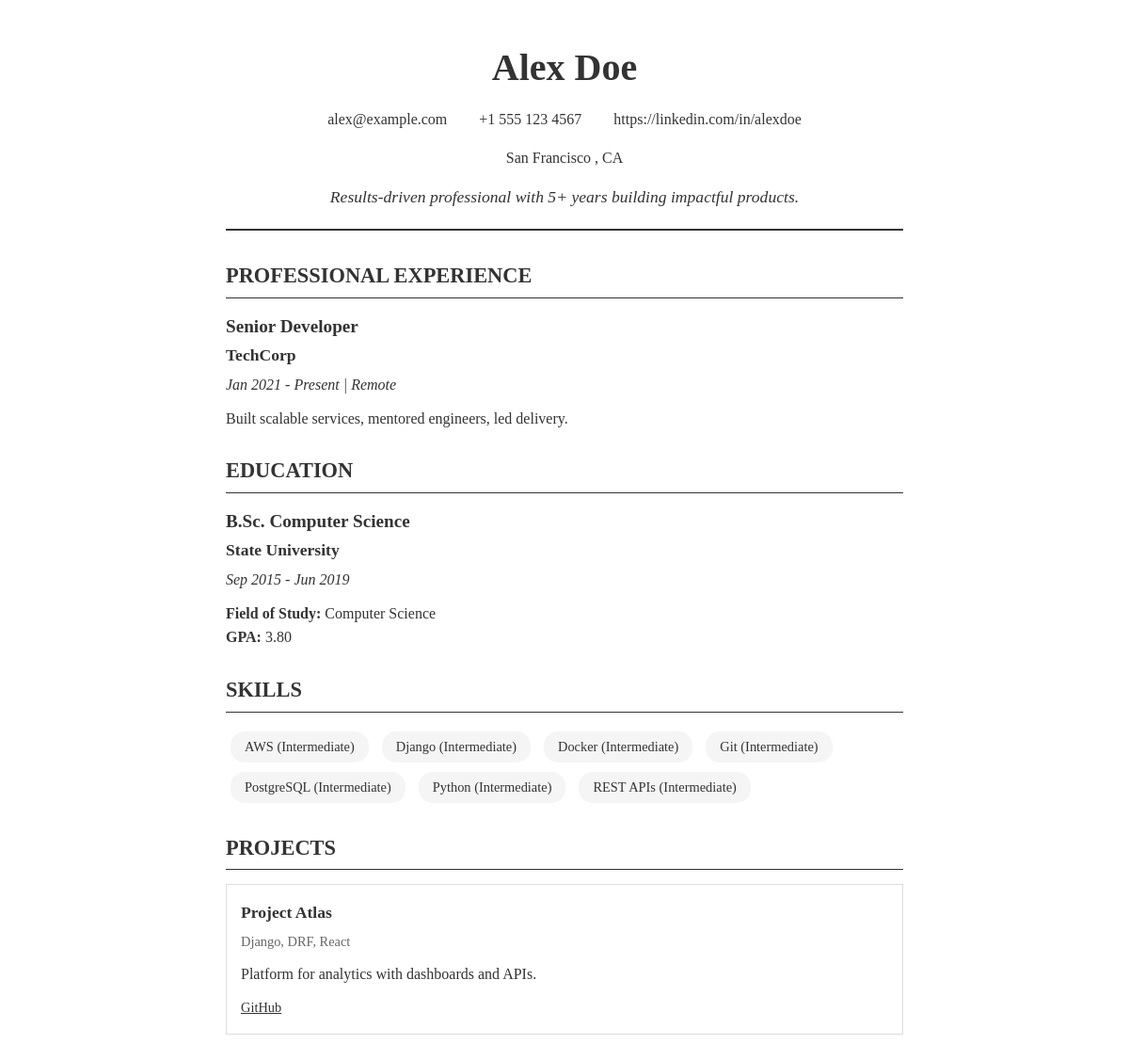
/view/6/ (signed in), run on the app's committed database.
### main/models.py (models this page shows, shortened)
class PersonalInfo(models.Model):
    resume = models.OneToOneField(Resume, on_delete=models.CASCADE, related_name='personal_info')
    first_name = models.CharField(max_length=100)
    last_name = models.CharField(max_length=100)
    email = models.EmailField()
    photo_url = models.URLField(blank=True)
    phone = models.CharField(max_length=20, blank=True)
    address = models.TextField(blank=True)
    city = models.CharField(max_length=100, blank=True)
    state = models.CharField(max_length=100, blank=True)
    zip_code = models.CharField(max_length=20, blank=True)
    country = models.CharField(max_length=100, blank=True)
    linkedin = models.URLField(blank=True)
    website = models.URLField(blank=True)
    summary = models.TextField(blank=True)

class Experience(models.Model):
    resume = models.ForeignKey(Resume, on_delete=models.CASCADE, related_name='experiences')
    company = models.CharField(max_length=200)
    position = models.CharField(max_length=200)
    location = models.CharField(max_length=200, blank=True)
    start_date = models.DateField()
    end_date = models.DateField(null=True, blank=True)
    current = models.BooleanField(default=False)
    description = models.TextField()
    class Meta:
        ordering = ['-start_date']

class Education(models.Model):
    resume = models.ForeignKey(Resume, on_delete=models.CASCADE, related_name='education')
    institution = models.CharField(max_length=200)
    degree = models.CharField(max_length=200)
    field_of_study = models.CharField(max_length=200, blank=True)
    location = models.CharField(max_length=200, blank=True)
    start_date = models.DateField()
    end_date = models.DateField(null=True, blank=True)
    current = models.BooleanField(default=False)
    gpa = models.DecimalField(max_digits=3, decimal_places=2, null=True, blank=True)
    description = models.TextField(blank=True)
    class Meta:
        ordering = ['-start_date']

class Skill(models.Model):
    SKILL_LEVEL_CHOICES = [
        ('beginner', 'Beginner'),
        ('intermediate', 'Intermediate'),
        ('advanced', 'Advanced'),
        ('expert', 'Expert'),
    ]
    resume = models.ForeignKey(Resume, on_delete=models.CASCADE, related_name='skills')
    name = models.CharField(max_length=100)
    level = models.CharField(max_length=20, choices=SKILL_LEVEL_CHOICES, default='intermediate')
    class Meta:
        ordering = ['name']

class Project(models.Model):
    resume = models.ForeignKey(Resume, on_delete=models.CASCADE, related_name='projects')
    title = models.CharField(max_length=200)
    description = models.TextField()
    technologies = models.CharField(max_length=200, blank=True)
    url = models.URLField(blank=True)
    github_url = models.URLField(blank=True)
    start_date = models.DateField(null=True, blank=True)
    end_date = models.DateField(null=True, blank=True)
    class Meta:
        ordering = ['-start_date']

### main/views.py (the view)
# urls.py: path('view/<int:resume_id>/', views.view_resume, name='view_resume'),
@login_required
def view_resume(request, resume_id):
    resume = get_object_or_404(Resume, id=resume_id, user=request.user)
    context = {
        'resume': resume,
        'personal_info': getattr(resume, 'personal_info', None),
        'experiences': resume.experiences.all(),
        'education': resume.education.all(),
        'skills': resume.skills.all(),
        'projects': resume.projects.all(),
        'title': resume.title
    }
    template_name = f'main/resume_templates/{resume.template}.html'
    if resume.template == 'custom' or resume.use_custom_theme:
        template_name = 'main/resume_templates/custom.html'
    try:
        return render(request, template_name, context)
    except TemplateDoesNotExist:
        return render(request, 'main/resume_templates/modern.html', context)

### templates/main/resume_templates/classic.html (shortened to what this page needs)
<!DOCTYPE html>
<html lang="en">
<head>
</head>
<body>
    <div class="resume-container">
        <div class="header">
            <div class="name">{{ personal_info.first_name }} {{ personal_info.last_name }}</div>
            <div class="contact-info">
                {% if personal_info.email %}
                <span class="contact-item">{{ personal_info.email }}</span>
                {% endif %}
                {% if personal_info.phone %}
                <span class="contact-item">{{ personal_info.phone }}</span>
                {% endif %}
                {% if personal_info.linkedin %}
                <span class="contact-item">{{ personal_info.linkedin }}</span>
                {% endif %}
            </div>
            {% if personal_info.address or personal_info.city or personal_info.state %}
            <div class="contact-info">
                {% if personal_info.city or personal_info.state %}
                <span class="contact-item">
                    {% if personal_info.city %}{{ personal_info.city }}{% endif %}
                    {% if personal_info.city and personal_info.state %}, {% endif %}
                    {% if personal_info.state %}{{ personal_info.state }}{% endif %}
                </span>
                {% endif %}
            </div>
            {% endif %}
            {% if personal_info.summary %}
            <div class="summary">{{ personal_info.summary }}</div>
            {% endif %}
        </div>
        {% if experiences %}
        <div class="section">
            <div class="section-title">Professional Experience</div>
            {% for experience in experiences %}
            <div class="experience-item">
                <div class="job-title">{{ experience.position }}</div>
                <div class="company">{{ experience.company }}</div>
                <div class="dates">
                    {{ experience.start_date|date:"M Y" }} -
                    {% if experience.current %}Present{% else %}{{ experience.end_date|date:"M Y" }}{% endif %}
                    {% if experience.location %} | {{ experience.location }}{% endif %}
                </div>
                <div class="description">{{ experience.description }}</div>
            </div>
            {% endfor %}
        </div>
        {% endif %}
        {% if education %}
        <div class="section">
            <div class="section-title">Education</div>
            {% for edu in education %}
            <div class="education-item">
                <div class="degree">{{ edu.degree }}</div>
                <div class="institution">{{ edu.institution }}</div>
                <div class="dates">
                    {{ edu.start_date|date:"M Y" }} -
                    {% if edu.current %}Present{% else %}{{ edu.end_date|date:"M Y" }}{% endif %}
                </div>
                {% if edu.field_of_study or edu.gpa or edu.description %}
                <div class="description">
                    {% if edu.field_of_study %}<strong>Field of Study:</strong> {{ edu.field_of_study }}<br>{% endif %}
                    {% if edu.gpa %}<strong>GPA:</strong> {{ edu.gpa }}<br>{% endif %}
                </div>
                {% endif %}
            </div>
            {% endfor %}
        </div>
        {% endif %}
        {% if skills %}
        <div class="section">
            <div class="section-title">Skills</div>
            <ul class="skills-list">
                {% for skill in skills %}
                <li>{{ skill.name }} ({{ skill.get_level_display }})</li>
                {% endfor %}
            </ul>
        </div>
        {% endif %}
        {% if projects %}
        <div class="section">
            <div class="section-title">Projects</div>
            {% for project in projects %}
            <div class="project-item">
                <div class="project-title">{{ project.title }}</div>
                {% if project.technologies %}
                <div class="project-tech">{{ project.technologies }}</div>
                {% endif %}
                <div class="description">{{ project.description }}</div>
                {% if project.url or project.github_url %}
                <div class="project-links">
                    {% if project.github_url %}<a href="{{ project.github_url }}" target="_blank">GitHub</a>{% endif %}
                </div>
                {% endif %}
            </div>
            {% endfor %}
        </div>
        {% endif %}
    </div>
</body>
</html>

### templates/main/resume_templates/classic.html (style rules this page uses)
* { margin: 0; padding: 0; box-sizing: border-box; }
body { font-family: 'Times New Roman', serif; line-height: 1.6; color: #333; background: #fff; }
.resume-container { max-width: 800px; margin: 0 auto; padding: 40px; background: white; }
.header { text-align: center; border-bottom: 2px solid #333; padding-bottom: 20px; margin-bottom: 30px; }
.name { font-size: 2.5rem; font-weight: bold; margin-bottom: 10px; }
.contact-info { font-size: 1rem; margin-bottom: 15px; }
.contact-item { display: inline-block; margin: 0 15px; }
.summary { font-size: 1.1rem; font-style: italic; text-align: center; margin-top: 15px; }
.section { margin-bottom: 25px; }
.section-title { font-size: 1.4rem; font-weight: bold; text-transform: uppercase; border-bottom: 1px solid #333; padding-bottom: 5px; margin-bottom: 15px; }
.experience-item, .education-item { margin-bottom: 20px; }
.job-title, .degree { font-size: 1.2rem; font-weight: bold; }
.company, .institution { font-size: 1.1rem; font-weight: bold; }
.dates { font-size: 1rem; font-style: italic; margin: 5px 0; }
.description { margin-top: 10px; text-align: justify; }
.skills-list { list-style: none; padding: 0; }
.skills-list li { display: inline-block; background: #f5f5f5; padding: 5px 15px; margin: 5px; border-radius: 15px; font-size: 0.9rem; }
.project-item { margin-bottom: 20px; padding: 15px; border: 1px solid #ddd; }
.project-title { font-size: 1.1rem; font-weight: bold; }
.project-tech { font-size: 0.9rem; color: #666; margin: 5px 0; }
.project-links { margin-top: 10px; }
.project-links a { color: #333; text-decoration: underline; margin-right: 15px; font-size: 0.9rem; }

### data on the page
PersonalInfo: first_name "Alex", last_name "Doe", email "alex@example.com", phone "+1 555 123 4567", linkedin "https://linkedin.com/in/alexdoe", city "San Francisco", state "CA", summary "Results-driven professional with 5+ years building impactful products."
Experience: position "Senior Developer", company "TechCorp", start_date "Jan 2021", current "Present", location "Remote", description "Built scalable services, mentored engineers, led delivery."
Education: degree "B.Sc. Computer Science", institution "State University", start_date "Sep 2015", end_date "Jun 2019", field_of_study "Computer Science", gpa "3.80"
Skill: name "AWS", level "Intermediate"
Skill: name "Django", level "Intermediate"
Skill: name "Docker", level "Intermediate"
Skill: name "Git", level "Intermediate"
Skill: name "PostgreSQL", level "Intermediate"
Skill: name "Python", level "Intermediate"
Skill: name "REST APIs", level "Intermediate"
Project: title "Project Atlas", technologies "Django, DRF, React", description "Platform for analytics with dashboards and APIs."
